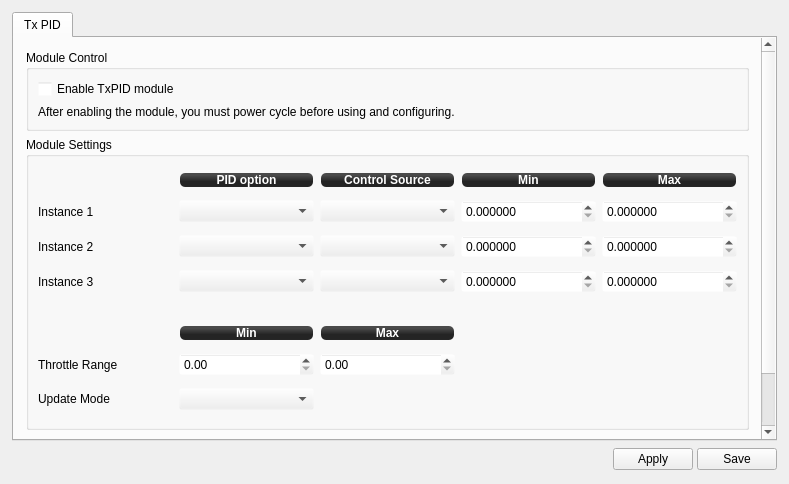
<?xml version="1.0" encoding="UTF-8"?>
<ui version="4.0">
 <class>TxPIDWidget</class>
 <widget class="QWidget" name="TxPIDWidget">
  <property name="geometry">
   <rect>
    <x>0</x>
    <y>0</y>
    <width>789</width>
    <height>484</height>
   </rect>
  </property>
  <property name="windowTitle">
   <string>TxPID</string>
  </property>
  <layout class="QVBoxLayout" name="verticalLayout">
   <property name="spacing">
    <number>6</number>
   </property>
   <property name="margin">
    <number>12</number>
   </property>
   <item>
    <widget class="QTabWidget" name="tabWidget">
     <property name="currentIndex">
      <number>0</number>
     </property>
     <widget class="QWidget" name="tab">
      <attribute name="title">
       <string>Tx PID</string>
      </attribute>
      <layout class="QVBoxLayout" name="verticalLayout_4">
       <property name="spacing">
        <number>6</number>
       </property>
       <property name="margin">
        <number>0</number>
       </property>
       <item>
        <widget class="QScrollArea" name="scrollArea">
         <property name="palette">
          <palette>
           <active>
            <colorrole role="Base">
             <brush brushstyle="SolidPattern">
              <color alpha="255">
               <red>255</red>
               <green>255</green>
               <blue>255</blue>
              </color>
             </brush>
            </colorrole>
            <colorrole role="Window">
             <brush brushstyle="SolidPattern">
              <color alpha="0">
               <red>232</red>
               <green>232</green>
               <blue>232</blue>
              </color>
             </brush>
            </colorrole>
           </active>
           <inactive>
            <colorrole role="Base">
             <brush brushstyle="SolidPattern">
              <color alpha="255">
               <red>255</red>
               <green>255</green>
               <blue>255</blue>
              </color>
             </brush>
            </colorrole>
            <colorrole role="Window">
             <brush brushstyle="SolidPattern">
              <color alpha="0">
               <red>232</red>
               <green>232</green>
               <blue>232</blue>
              </color>
             </brush>
            </colorrole>
           </inactive>
           <disabled>
            <colorrole role="Base">
             <brush brushstyle="SolidPattern">
              <color alpha="0">
               <red>232</red>
               <green>232</green>
               <blue>232</blue>
              </color>
             </brush>
            </colorrole>
            <colorrole role="Window">
             <brush brushstyle="SolidPattern">
              <color alpha="0">
               <red>232</red>
               <green>232</green>
               <blue>232</blue>
              </color>
             </brush>
            </colorrole>
           </disabled>
          </palette>
         </property>
         <property name="frameShape">
          <enum>QFrame::NoFrame</enum>
         </property>
         <property name="widgetResizable">
          <bool>true</bool>
         </property>
         <widget class="QWidget" name="scrollAreaWidgetContents_2">
          <property name="geometry">
           <rect>
            <x>0</x>
            <y>0</y>
            <width>745</width>
            <height>469</height>
           </rect>
          </property>
          <layout class="QVBoxLayout" name="verticalLayout_2">
           <property name="spacing">
            <number>6</number>
           </property>
           <property name="margin">
            <number>12</number>
           </property>
           <item>
            <widget class="QGroupBox" name="groupBox_2">
             <property name="title">
              <string>Module Control</string>
             </property>
             <layout class="QVBoxLayout" name="verticalLayout_5">
              <item>
               <widget class="QCheckBox" name="TxPIDEnable">
                <property name="focusPolicy">
                 <enum>Qt::StrongFocus</enum>
                </property>
                <property name="toolTip">
                 <string>This module will periodically update values of stabilization PID settings
depending on configured input control channels. New values of stabilization
settings are not saved to flash, but updated in RAM. It is expected that the
module will be enabled only for tuning. When desired values are found, they
can be read via GCS and saved permanently. Then this module should be
disabled again.

Up to 3 separate PID options (or option pairs) can be selected and updated.</string>
                </property>
                <property name="text">
                 <string>Enable TxPID module</string>
                </property>
               </widget>
              </item>
              <item>
               <widget class="QLabel" name="label_7">
                <property name="text">
                 <string>After enabling the module, you must power cycle before using and configuring.</string>
                </property>
               </widget>
              </item>
             </layout>
            </widget>
           </item>
           <item>
            <widget class="QGroupBox" name="groupBox_6">
             <property name="enabled">
              <bool>true</bool>
             </property>
             <property name="sizePolicy">
              <sizepolicy hsizetype="Preferred" vsizetype="Minimum">
               <horstretch>0</horstretch>
               <verstretch>0</verstretch>
              </sizepolicy>
             </property>
             <property name="minimumSize">
              <size>
               <width>0</width>
               <height>293</height>
              </size>
             </property>
             <property name="title">
              <string>Module Settings</string>
             </property>
             <layout class="QGridLayout" name="gridLayout">
              <item row="1" column="1">
               <widget class="QLabel" name="label_51">
                <property name="sizePolicy">
                 <sizepolicy hsizetype="Preferred" vsizetype="Fixed">
                  <horstretch>0</horstretch>
                  <verstretch>0</verstretch>
                 </sizepolicy>
                </property>
                <property name="minimumSize">
                 <size>
                  <width>0</width>
                  <height>16</height>
                 </size>
                </property>
                <property name="styleSheet">
                 <string notr="true">background-color: qlineargradient(spread:reflect, x1:0.507, y1:0, x2:0.507, y2:0.772, stop:0.208955 rgba(74, 74, 74, 255), stop:0.78607 rgba(36, 36, 36, 255));
color: rgb(255, 255, 255);
border-radius: 5;
font: bold 12px;
margin:1px;</string>
                </property>
                <property name="text">
                 <string>PID option</string>
                </property>
                <property name="alignment">
                 <set>Qt::AlignCenter</set>
                </property>
               </widget>
              </item>
              <item row="1" column="2">
               <widget class="QLabel" name="label_50">
                <property name="sizePolicy">
                 <sizepolicy hsizetype="Preferred" vsizetype="Fixed">
                  <horstretch>0</horstretch>
                  <verstretch>0</verstretch>
                 </sizepolicy>
                </property>
                <property name="minimumSize">
                 <size>
                  <width>0</width>
                  <height>16</height>
                 </size>
                </property>
                <property name="styleSheet">
                 <string notr="true">background-color: qlineargradient(spread:reflect, x1:0.507, y1:0, x2:0.507, y2:0.772, stop:0.208955 rgba(74, 74, 74, 255), stop:0.78607 rgba(36, 36, 36, 255));
color: rgb(255, 255, 255);
border-radius: 5;
font: bold 12px;
margin:1px;</string>
                </property>
                <property name="text">
                 <string>Control Source</string>
                </property>
                <property name="alignment">
                 <set>Qt::AlignCenter</set>
                </property>
               </widget>
              </item>
              <item row="1" column="3">
               <widget class="QLabel" name="label_49">
                <property name="sizePolicy">
                 <sizepolicy hsizetype="Preferred" vsizetype="Fixed">
                  <horstretch>0</horstretch>
                  <verstretch>0</verstretch>
                 </sizepolicy>
                </property>
                <property name="minimumSize">
                 <size>
                  <width>0</width>
                  <height>16</height>
                 </size>
                </property>
                <property name="styleSheet">
                 <string notr="true">background-color: qlineargradient(spread:reflect, x1:0.507, y1:0, x2:0.507, y2:0.772, stop:0.208955 rgba(74, 74, 74, 255), stop:0.78607 rgba(36, 36, 36, 255));
color: rgb(255, 255, 255);
border-radius: 5;
font: bold 12px;
margin:1px;</string>
                </property>
                <property name="text">
                 <string>Min</string>
                </property>
                <property name="alignment">
                 <set>Qt::AlignCenter</set>
                </property>
               </widget>
              </item>
              <item row="1" column="4">
               <widget class="QLabel" name="label">
                <property name="sizePolicy">
                 <sizepolicy hsizetype="Preferred" vsizetype="Fixed">
                  <horstretch>0</horstretch>
                  <verstretch>0</verstretch>
                 </sizepolicy>
                </property>
                <property name="minimumSize">
                 <size>
                  <width>0</width>
                  <height>16</height>
                 </size>
                </property>
                <property name="styleSheet">
                 <string notr="true">background-color: qlineargradient(spread:reflect, x1:0.507, y1:0, x2:0.507, y2:0.772, stop:0.208955 rgba(74, 74, 74, 255), stop:0.78607 rgba(36, 36, 36, 255));
color: rgb(255, 255, 255);
border-radius: 5;
font: bold 12px;
margin:1px;</string>
                </property>
                <property name="text">
                 <string>Max</string>
                </property>
                <property name="alignment">
                 <set>Qt::AlignCenter</set>
                </property>
               </widget>
              </item>
              <item row="2" column="0">
               <widget class="QLabel" name="label_47">
                <property name="text">
                 <string>Instance 1</string>
                </property>
               </widget>
              </item>
              <item row="2" column="1">
               <widget class="QComboBox" name="PID1">
                <property name="focusPolicy">
                 <enum>Qt::StrongFocus</enum>
                </property>
                <property name="toolTip">
                 <string>Select PID option or option pair to update.
Set to Disabled if not used.</string>
                </property>
               </widget>
              </item>
              <item row="2" column="2">
               <widget class="QComboBox" name="Input1">
                <property name="focusPolicy">
                 <enum>Qt::StrongFocus</enum>
                </property>
                <property name="toolTip">
                 <string>Select input used as a control source for this instance.
It can be one of Accessory channels or Throttle channel.

If Accessory channel is chosen then its range [0..1] will be mapped
to PID range [Min..Max] defined for this instance.

If Throttle channel is chosen then Throttle range [Min..Max] will
be mapped to PID range [Min..Max] defined for this instance. If
Throttle is out of bounds then PID Min and Max values will be used
accordingly.

Note that it is possible to set PID Min &gt; Max. In that case increasing
control input value will decrease the PID option value. This can be
used, for instance, to decrease PID value when increasing Throttle.</string>
                </property>
               </widget>
              </item>
              <item row="2" column="3">
               <widget class="QDoubleSpinBox" name="MinPID1">
                <property name="focusPolicy">
                 <enum>Qt::StrongFocus</enum>
                </property>
                <property name="toolTip">
                 <string>Minimum PID value mapped to Accessory channel = 0 or
Throttle channel lesser or equal to Throttle Min value.</string>
                </property>
                <property name="decimals">
                 <number>6</number>
                </property>
                <property name="singleStep">
                 <double>0.000100000000000</double>
                </property>
               </widget>
              </item>
              <item row="2" column="4">
               <widget class="QDoubleSpinBox" name="MaxPID1">
                <property name="focusPolicy">
                 <enum>Qt::StrongFocus</enum>
                </property>
                <property name="toolTip">
                 <string>Maximum PID value mapped to Accessory channel = 1 or
Throttle channel greater or equal to Throttle Max value.</string>
                </property>
                <property name="decimals">
                 <number>6</number>
                </property>
                <property name="singleStep">
                 <double>0.000100000000000</double>
                </property>
               </widget>
              </item>
              <item row="3" column="0">
               <widget class="QLabel" name="label_48">
                <property name="text">
                 <string>Instance 2</string>
                </property>
               </widget>
              </item>
              <item row="3" column="1">
               <widget class="QComboBox" name="PID2">
                <property name="focusPolicy">
                 <enum>Qt::StrongFocus</enum>
                </property>
                <property name="toolTip">
                 <string>Select PID option or option pair to update.
Set to Disabled if not used.</string>
                </property>
               </widget>
              </item>
              <item row="3" column="2">
               <widget class="QComboBox" name="Input2">
                <property name="focusPolicy">
                 <enum>Qt::StrongFocus</enum>
                </property>
                <property name="toolTip">
                 <string>Select input used as a control source for this instance.
It can be one of Accessory channels or Throttle channel.

If Accessory channel is chosen then its range [0..1] will be mapped
to PID range [Min..Max] defined for this instance.

If Throttle channel is chosen then Throttle range [Min..Max] will
be mapped to PID range [Min..Max] defined for this instance. If
Throttle is out of bounds then PID Min and Max values will be used
accordingly.

Note that it is possible to set PID Min &gt; Max. In that case increasing
control input value will decrease the PID option value. This can be
used, for instance, to decrease PID value when increasing Throttle.</string>
                </property>
               </widget>
              </item>
              <item row="3" column="3">
               <widget class="QDoubleSpinBox" name="MinPID2">
                <property name="focusPolicy">
                 <enum>Qt::StrongFocus</enum>
                </property>
                <property name="toolTip">
                 <string>Minimum PID value mapped to Accessory channel = 0 or
Throttle channel lesser or equal to Throttle Min value.</string>
                </property>
                <property name="decimals">
                 <number>6</number>
                </property>
                <property name="singleStep">
                 <double>0.000100000000000</double>
                </property>
               </widget>
              </item>
              <item row="3" column="4">
               <widget class="QDoubleSpinBox" name="MaxPID2">
                <property name="focusPolicy">
                 <enum>Qt::StrongFocus</enum>
                </property>
                <property name="toolTip">
                 <string>Maximum PID value mapped to Accessory channel = 1 or
Throttle channel greater or equal to Throttle Max value.</string>
                </property>
                <property name="decimals">
                 <number>6</number>
                </property>
                <property name="singleStep">
                 <double>0.000100000000000</double>
                </property>
               </widget>
              </item>
              <item row="4" column="0">
               <widget class="QLabel" name="label_52">
                <property name="text">
                 <string>Instance 3</string>
                </property>
               </widget>
              </item>
              <item row="4" column="1">
               <widget class="QComboBox" name="PID3">
                <property name="focusPolicy">
                 <enum>Qt::StrongFocus</enum>
                </property>
                <property name="toolTip">
                 <string>Select PID option or option pair to update.
Set to Disabled if not used.</string>
                </property>
               </widget>
              </item>
              <item row="4" column="2">
               <widget class="QComboBox" name="Input3">
                <property name="focusPolicy">
                 <enum>Qt::StrongFocus</enum>
                </property>
                <property name="toolTip">
                 <string>Select input used as a control source for this instance.
It can be one of Accessory channels or Throttle channel.

If Accessory channel is chosen then its range [0..1] will be mapped
to PID range [Min..Max] defined for this instance.

If Throttle channel is chosen then Throttle range [Min..Max] will
be mapped to PID range [Min..Max] defined for this instance. If
Throttle is out of bounds then PID Min and Max values will be used
accordingly.

Note that it is possible to set PID Min &gt; Max. In that case increasing
control input value will decrease the PID option value. This can be
used, for instance, to decrease PID value when increasing Throttle.</string>
                </property>
               </widget>
              </item>
              <item row="4" column="3">
               <widget class="QDoubleSpinBox" name="MinPID3">
                <property name="focusPolicy">
                 <enum>Qt::StrongFocus</enum>
                </property>
                <property name="toolTip">
                 <string>Minimum PID value mapped to Accessory channel = 0 or
Throttle channel lesser or equal to Throttle Min value.</string>
                </property>
                <property name="decimals">
                 <number>6</number>
                </property>
                <property name="singleStep">
                 <double>0.000100000000000</double>
                </property>
               </widget>
              </item>
              <item row="4" column="4">
               <widget class="QDoubleSpinBox" name="MaxPID3">
                <property name="focusPolicy">
                 <enum>Qt::StrongFocus</enum>
                </property>
                <property name="toolTip">
                 <string>Maximum PID value mapped to Accessory channel = 1 or
Throttle channel greater or equal to Throttle Max value.</string>
                </property>
                <property name="decimals">
                 <number>6</number>
                </property>
                <property name="singleStep">
                 <double>0.000100000000000</double>
                </property>
               </widget>
              </item>
              <item row="8" column="0">
               <widget class="QLabel" name="label_2">
                <property name="text">
                 <string>Update Mode</string>
                </property>
               </widget>
              </item>
              <item row="8" column="1">
               <widget class="QComboBox" name="UpdateMode">
                <property name="focusPolicy">
                 <enum>Qt::StrongFocus</enum>
                </property>
                <property name="toolTip">
                 <string>PID values update mode which can be set to:
- Never: this disables PID updates (but module still will be run if enabled),
- When Armed: PID updated only when system is armed,
- Always: PID updated always regardless of arm state.

Since the GCS updates GUI PID values in real time on change, could be
tricky to change other PID values from the GUI if the module is enabled
and constantly updates stabilization settings object. As a workaround,
this option can be used to temporarily disable updates or enable them
only when system is armed without disabling the module.</string>
                </property>
               </widget>
              </item>
              <item row="7" column="0">
               <widget class="QLabel" name="label_3">
                <property name="text">
                 <string>Throttle Range</string>
                </property>
               </widget>
              </item>
              <item row="7" column="1">
               <widget class="QDoubleSpinBox" name="ThrottleMin">
                <property name="focusPolicy">
                 <enum>Qt::StrongFocus</enum>
                </property>
                <property name="toolTip">
                 <string>Throttle channel lower bound mapped to PID Min value</string>
                </property>
                <property name="maximum">
                 <double>1.000000000000000</double>
                </property>
                <property name="singleStep">
                 <double>0.010000000000000</double>
                </property>
               </widget>
              </item>
              <item row="7" column="2">
               <widget class="QDoubleSpinBox" name="ThrottleMax">
                <property name="focusPolicy">
                 <enum>Qt::StrongFocus</enum>
                </property>
                <property name="toolTip">
                 <string>Throttle channel upper bound mapped to PID Max value</string>
                </property>
                <property name="maximum">
                 <double>1.000000000000000</double>
                </property>
                <property name="singleStep">
                 <double>0.010000000000000</double>
                </property>
               </widget>
              </item>
              <item row="6" column="1">
               <widget class="QLabel" name="label_4">
                <property name="sizePolicy">
                 <sizepolicy hsizetype="Preferred" vsizetype="Fixed">
                  <horstretch>0</horstretch>
                  <verstretch>0</verstretch>
                 </sizepolicy>
                </property>
                <property name="minimumSize">
                 <size>
                  <width>0</width>
                  <height>16</height>
                 </size>
                </property>
                <property name="styleSheet">
                 <string notr="true">background-color: qlineargradient(spread:reflect, x1:0.507, y1:0, x2:0.507, y2:0.772, stop:0.208955 rgba(74, 74, 74, 255), stop:0.78607 rgba(36, 36, 36, 255));
color: rgb(255, 255, 255);
border-radius: 5;
font: bold 12px;
margin:1px;</string>
                </property>
                <property name="text">
                 <string>Min</string>
                </property>
                <property name="alignment">
                 <set>Qt::AlignCenter</set>
                </property>
               </widget>
              </item>
              <item row="6" column="2">
               <widget class="QLabel" name="label_5">
                <property name="sizePolicy">
                 <sizepolicy hsizetype="Preferred" vsizetype="Fixed">
                  <horstretch>0</horstretch>
                  <verstretch>0</verstretch>
                 </sizepolicy>
                </property>
                <property name="minimumSize">
                 <size>
                  <width>0</width>
                  <height>16</height>
                 </size>
                </property>
                <property name="styleSheet">
                 <string notr="true">background-color: qlineargradient(spread:reflect, x1:0.507, y1:0, x2:0.507, y2:0.772, stop:0.208955 rgba(74, 74, 74, 255), stop:0.78607 rgba(36, 36, 36, 255));
color: rgb(255, 255, 255);
border-radius: 5;
font: bold 12px;
margin:1px;</string>
                </property>
                <property name="text">
                 <string>Max</string>
                </property>
                <property name="alignment">
                 <set>Qt::AlignCenter</set>
                </property>
               </widget>
              </item>
              <item row="5" column="1">
               <spacer name="verticalSpacer_3">
                <property name="orientation">
                 <enum>Qt::Vertical</enum>
                </property>
                <property name="sizeType">
                 <enum>QSizePolicy::Preferred</enum>
                </property>
                <property name="sizeHint" stdset="0">
                 <size>
                  <width>20</width>
                  <height>20</height>
                 </size>
                </property>
               </spacer>
              </item>
             </layout>
            </widget>
           </item>
           <item>
            <widget class="QGroupBox" name="groupBox_3">
             <property name="title">
              <string>Messages</string>
             </property>
             <layout class="QHBoxLayout" name="horizontalLayout">
              <item>
               <widget class="QLabel" name="message">
                <property name="text">
                 <string/>
                </property>
               </widget>
              </item>
             </layout>
            </widget>
           </item>
           <item>
            <spacer name="verticalSpacer">
             <property name="orientation">
              <enum>Qt::Vertical</enum>
             </property>
             <property name="sizeHint" stdset="0">
              <size>
               <width>20</width>
               <height>20</height>
              </size>
             </property>
            </spacer>
           </item>
          </layout>
         </widget>
        </widget>
       </item>
      </layout>
     </widget>
    </widget>
   </item>
   <item>
    <layout class="QHBoxLayout" name="horizontalLayout_2">
     <property name="spacing">
      <number>4</number>
     </property>
     <item>
      <spacer name="horizontalSpacer">
       <property name="orientation">
        <enum>Qt::Horizontal</enum>
       </property>
       <property name="sizeHint" stdset="0">
        <size>
         <width>570</width>
         <height>16</height>
        </size>
       </property>
      </spacer>
     </item>
     <item>
      <widget class="QPushButton" name="pushButton">
       <property name="sizePolicy">
        <sizepolicy hsizetype="Fixed" vsizetype="Preferred">
         <horstretch>0</horstretch>
         <verstretch>0</verstretch>
        </sizepolicy>
       </property>
       <property name="minimumSize">
        <size>
         <width>25</width>
         <height>25</height>
        </size>
       </property>
       <property name="maximumSize">
        <size>
         <width>25</width>
         <height>25</height>
        </size>
       </property>
       <property name="baseSize">
        <size>
         <width>0</width>
         <height>0</height>
        </size>
       </property>
       <property name="autoFillBackground">
        <bool>false</bool>
       </property>
       <property name="text">
        <string/>
       </property>
       <property name="icon">
        <iconset resource="../coreplugin/core.qrc">
         <normaloff>:/core/images/helpicon.svg</normaloff>:/core/images/helpicon.svg</iconset>
       </property>
       <property name="iconSize">
        <size>
         <width>25</width>
         <height>25</height>
        </size>
       </property>
       <property name="autoDefault">
        <bool>false</bool>
       </property>
       <property name="default">
        <bool>false</bool>
       </property>
       <property name="flat">
        <bool>true</bool>
       </property>
       <property name="objrelation" stdset="0">
        <stringlist>
         <string>button:help</string>
         <string>url:https://github.com/TauLabs/TauLabs/wiki/OnlineHelp:-TxPID-Module</string>
        </stringlist>
       </property>
      </widget>
     </item>
     <item>
      <widget class="QPushButton" name="Apply">
       <property name="minimumSize">
        <size>
         <width>0</width>
         <height>0</height>
        </size>
       </property>
       <property name="toolTip">
        <string>Send settings to the board but do not save to the non-volatile memory</string>
       </property>
       <property name="styleSheet">
        <string notr="true"/>
       </property>
       <property name="text">
        <string>Apply</string>
       </property>
      </widget>
     </item>
     <item>
      <widget class="QPushButton" name="Save">
       <property name="minimumSize">
        <size>
         <width>0</width>
         <height>0</height>
        </size>
       </property>
       <property name="toolTip">
        <string>Send settings to the board and save to the non-volatile memory</string>
       </property>
       <property name="styleSheet">
        <string notr="true"/>
       </property>
       <property name="text">
        <string>Save</string>
       </property>
       <property name="checked">
        <bool>false</bool>
       </property>
      </widget>
     </item>
    </layout>
   </item>
  </layout>
 </widget>
 <tabstops>
  <tabstop>Apply</tabstop>
  <tabstop>Save</tabstop>
  <tabstop>scrollArea</tabstop>
  <tabstop>PID1</tabstop>
  <tabstop>Input1</tabstop>
  <tabstop>MinPID1</tabstop>
  <tabstop>MaxPID1</tabstop>
  <tabstop>PID2</tabstop>
  <tabstop>Input2</tabstop>
  <tabstop>MinPID2</tabstop>
  <tabstop>MaxPID2</tabstop>
  <tabstop>PID3</tabstop>
  <tabstop>Input3</tabstop>
  <tabstop>MinPID3</tabstop>
  <tabstop>MaxPID3</tabstop>
  <tabstop>ThrottleMin</tabstop>
  <tabstop>ThrottleMax</tabstop>
  <tabstop>UpdateMode</tabstop>
 </tabstops>
 <resources>
  <include location="../coreplugin/core.qrc"/>
 </resources>
 <connections/>
</ui>
